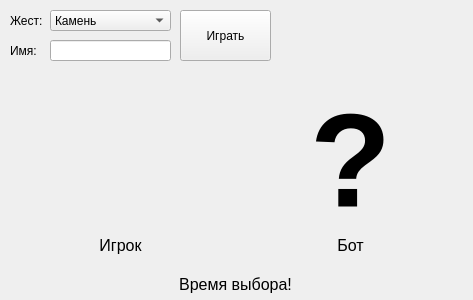
<?xml version="1.0" encoding="UTF-8"?>
<ui version="4.0">
 <class>InGame</class>
 <widget class="QWidget" name="InGame">
  <property name="geometry">
   <rect>
    <x>0</x>
    <y>0</y>
    <width>473</width>
    <height>300</height>
   </rect>
  </property>
  <property name="windowTitle">
   <string>Form</string>
  </property>
  <widget class="QComboBox" name="comboBox">
   <property name="enabled">
    <bool>true</bool>
   </property>
   <property name="geometry">
    <rect>
     <x>50</x>
     <y>10</y>
     <width>121</width>
     <height>21</height>
    </rect>
   </property>
   <property name="currentText">
    <string>Камень</string>
   </property>
   <item>
    <property name="text">
     <string>Камень</string>
    </property>
   </item>
   <item>
    <property name="text">
     <string>Ножницы</string>
    </property>
   </item>
   <item>
    <property name="text">
     <string>Бумага</string>
    </property>
   </item>
  </widget>
  <widget class="QPushButton" name="pushButton">
   <property name="geometry">
    <rect>
     <x>180</x>
     <y>10</y>
     <width>91</width>
     <height>51</height>
    </rect>
   </property>
   <property name="text">
    <string>Играть</string>
   </property>
  </widget>
  <widget class="QLabel" name="player_k">
   <property name="enabled">
    <bool>true</bool>
   </property>
   <property name="geometry">
    <rect>
     <x>10</x>
     <y>60</y>
     <width>221</width>
     <height>201</height>
    </rect>
   </property>
   <property name="text">
    <string/>
   </property>
   <property name="pixmap">
    <pixmap resource="img/images.qrc">:/image/K.jpg</pixmap>
   </property>
   <property name="alignment">
    <set>Qt::AlignCenter</set>
   </property>
  </widget>
  <widget class="QLabel" name="bot_k">
   <property name="enabled">
    <bool>true</bool>
   </property>
   <property name="geometry">
    <rect>
     <x>240</x>
     <y>60</y>
     <width>221</width>
     <height>201</height>
    </rect>
   </property>
   <property name="text">
    <string/>
   </property>
   <property name="pixmap">
    <pixmap resource="img/images.qrc">:/image/K.jpg</pixmap>
   </property>
   <property name="alignment">
    <set>Qt::AlignCenter</set>
   </property>
  </widget>
  <widget class="QLabel" name="player_n">
   <property name="enabled">
    <bool>true</bool>
   </property>
   <property name="geometry">
    <rect>
     <x>10</x>
     <y>60</y>
     <width>221</width>
     <height>201</height>
    </rect>
   </property>
   <property name="text">
    <string/>
   </property>
   <property name="pixmap">
    <pixmap resource="img/images.qrc">:/image/N.jpg</pixmap>
   </property>
   <property name="alignment">
    <set>Qt::AlignCenter</set>
   </property>
  </widget>
  <widget class="QLabel" name="bot_n">
   <property name="enabled">
    <bool>true</bool>
   </property>
   <property name="geometry">
    <rect>
     <x>240</x>
     <y>60</y>
     <width>221</width>
     <height>201</height>
    </rect>
   </property>
   <property name="text">
    <string/>
   </property>
   <property name="pixmap">
    <pixmap resource="img/images.qrc">:/image/N.jpg</pixmap>
   </property>
   <property name="alignment">
    <set>Qt::AlignCenter</set>
   </property>
  </widget>
  <widget class="QLabel" name="player_b">
   <property name="enabled">
    <bool>true</bool>
   </property>
   <property name="geometry">
    <rect>
     <x>10</x>
     <y>60</y>
     <width>221</width>
     <height>201</height>
    </rect>
   </property>
   <property name="text">
    <string/>
   </property>
   <property name="pixmap">
    <pixmap resource="img/images.qrc">:/image/B.jpg</pixmap>
   </property>
   <property name="alignment">
    <set>Qt::AlignCenter</set>
   </property>
  </widget>
  <widget class="QLabel" name="bot_b">
   <property name="enabled">
    <bool>true</bool>
   </property>
   <property name="geometry">
    <rect>
     <x>240</x>
     <y>60</y>
     <width>221</width>
     <height>201</height>
    </rect>
   </property>
   <property name="text">
    <string/>
   </property>
   <property name="pixmap">
    <pixmap resource="img/images.qrc">:/image/B.jpg</pixmap>
   </property>
   <property name="alignment">
    <set>Qt::AlignCenter</set>
   </property>
  </widget>
  <widget class="QLabel" name="label">
   <property name="geometry">
    <rect>
     <x>0</x>
     <y>269</y>
     <width>471</width>
     <height>31</height>
    </rect>
   </property>
   <property name="font">
    <font>
     <pointsize>12</pointsize>
    </font>
   </property>
   <property name="text">
    <string>Время выбора!</string>
   </property>
   <property name="alignment">
    <set>Qt::AlignCenter</set>
   </property>
  </widget>
  <widget class="QLineEdit" name="lineEdit">
   <property name="geometry">
    <rect>
     <x>50</x>
     <y>40</y>
     <width>121</width>
     <height>21</height>
    </rect>
   </property>
  </widget>
  <widget class="QLabel" name="label_2">
   <property name="geometry">
    <rect>
     <x>10</x>
     <y>10</y>
     <width>41</width>
     <height>21</height>
    </rect>
   </property>
   <property name="text">
    <string>Жест:</string>
   </property>
  </widget>
  <widget class="QLabel" name="label_3">
   <property name="geometry">
    <rect>
     <x>10</x>
     <y>40</y>
     <width>41</width>
     <height>21</height>
    </rect>
   </property>
   <property name="text">
    <string>Имя:</string>
   </property>
  </widget>
  <widget class="QLabel" name="label_4">
   <property name="geometry">
    <rect>
     <x>50</x>
     <y>230</y>
     <width>141</width>
     <height>31</height>
    </rect>
   </property>
   <property name="font">
    <font>
     <pointsize>12</pointsize>
    </font>
   </property>
   <property name="text">
    <string>Игрок</string>
   </property>
   <property name="alignment">
    <set>Qt::AlignCenter</set>
   </property>
  </widget>
  <widget class="QLabel" name="label_5">
   <property name="geometry">
    <rect>
     <x>280</x>
     <y>230</y>
     <width>141</width>
     <height>31</height>
    </rect>
   </property>
   <property name="font">
    <font>
     <pointsize>12</pointsize>
    </font>
   </property>
   <property name="text">
    <string>Бот</string>
   </property>
   <property name="alignment">
    <set>Qt::AlignCenter</set>
   </property>
  </widget>
  <widget class="QLabel" name="label_6">
   <property name="geometry">
    <rect>
     <x>280</x>
     <y>90</y>
     <width>141</width>
     <height>141</height>
    </rect>
   </property>
   <property name="font">
    <font>
     <pointsize>100</pointsize>
     <weight>75</weight>
     <bold>true</bold>
    </font>
   </property>
   <property name="text">
    <string>?</string>
   </property>
   <property name="alignment">
    <set>Qt::AlignCenter</set>
   </property>
  </widget>
  <zorder>label_6</zorder>
  <zorder>comboBox</zorder>
  <zorder>pushButton</zorder>
  <zorder>player_k</zorder>
  <zorder>bot_k</zorder>
  <zorder>player_n</zorder>
  <zorder>bot_n</zorder>
  <zorder>player_b</zorder>
  <zorder>bot_b</zorder>
  <zorder>label</zorder>
  <zorder>lineEdit</zorder>
  <zorder>label_2</zorder>
  <zorder>label_3</zorder>
  <zorder>label_4</zorder>
  <zorder>label_5</zorder>
 </widget>
 <resources>
  <include location="img/images.qrc"/>
 </resources>
 <connections/>
</ui>
